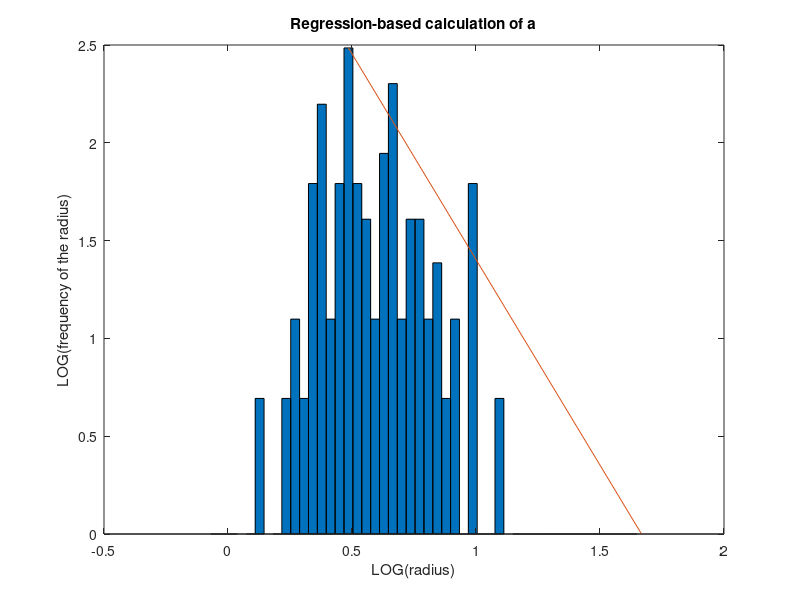

Source code (MATLAB):
% method3 is a matlab script to plot the log of the relative frequencies of the
% log of radii of vessels from a data set, then calculate the scaling
% exponent, a, by finding the slope of between the highest frequency radius
% and the lowest frequency radius
%HISTORY	
%	Jocie Shen, 6/23/16, first written
%============================================================
clear all; close all; clc;
A = importdata('ttt.txt');
A = A.data;

arr = [];

for i = 1:length(A)
    if(~isnan(A(i,6)))
        rk = A(i,4);
        arr = [arr rk];
    end
end
%numIntervals = 10;
%intervalWidth = (max(arr)-min(arr))/numIntervals;
%x = min(arr):intervalWidth:max(arr);
%ncount = histc(arr,x);
%relativefreq = ncount/length(arr);
%bar(x-intervalWidth/2, relativefreq, 1)
%xlim([min(x) max(x)]);
%set(gca, 'xtick',x);

bins = logspace(log10(min(arr)), log10(max(arr)));
frequency = [];
for i = 1:length(bins)
    count = 0;
    for a = arr
        if i ==50
            count = 1;
        else if a >= bins(i) && a < bins(i+1)
                count = count + 1;
            end
        end
    end
    frequency = [frequency count];
end
frequency = log(frequency);
bins = log(bins);
y2 = min(find(frequency == max(frequency)));
bar(bins, frequency, 1);
title('Regression-based calculation of a');
xlabel('LOG(radius)') % x-axis label
ylabel('LOG(frequency of the radius)') % y-axis label
x = [bins(y2) bins(50)];
y = [max(frequency) frequency(50)];
hold on;
plot(x,y);
-1/((max(frequency)-frequency(50))/(bins(y2)-bins(50)))
